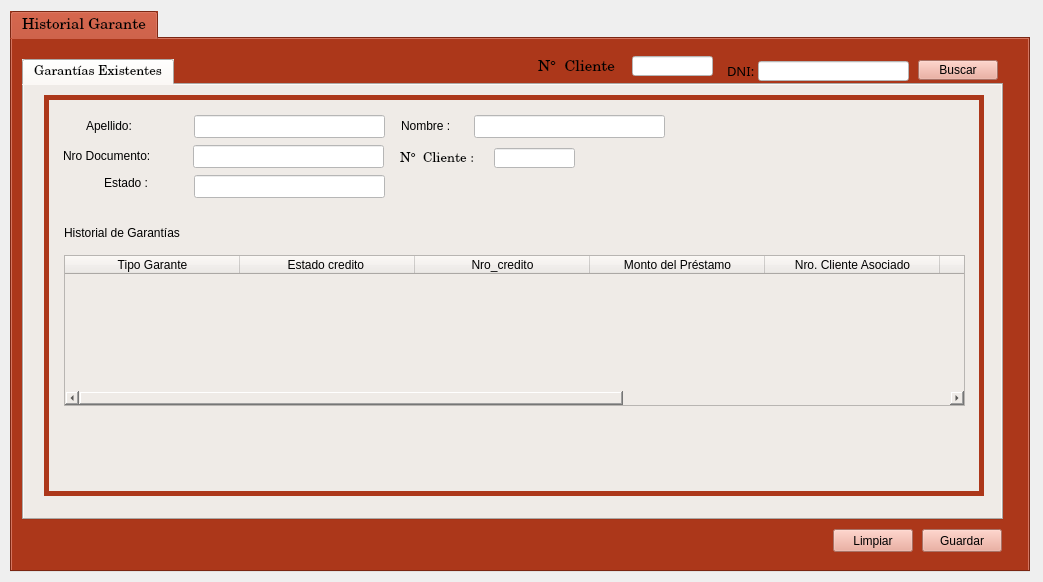
<?xml version="1.0" encoding="UTF-8"?>
<ui version="4.0">
 <class>form_garante_historial</class>
 <widget class="QWidget" name="form_garante_historial">
  <property name="geometry">
   <rect>
    <x>0</x>
    <y>0</y>
    <width>1043</width>
    <height>582</height>
   </rect>
  </property>
  <property name="windowTitle">
   <string>Historial Garante</string>
  </property>
  <property name="styleSheet">
   <string notr="true">selection-background-color: rgb(222, 222, 222);
selection-color: rgb(0, 0, 0);</string>
  </property>
  <widget class="QTabWidget" name="tabWidget">
   <property name="geometry">
    <rect>
     <x>10</x>
     <y>11</y>
     <width>1020</width>
     <height>561</height>
    </rect>
   </property>
   <property name="palette">
    <palette>
     <active>
      <colorrole role="Button">
       <brush brushstyle="SolidPattern">
        <color alpha="255">
         <red>172</red>
         <green>55</green>
         <blue>26</blue>
        </color>
       </brush>
      </colorrole>
      <colorrole role="Base">
       <brush brushstyle="SolidPattern">
        <color alpha="255">
         <red>172</red>
         <green>55</green>
         <blue>26</blue>
        </color>
       </brush>
      </colorrole>
      <colorrole role="Window">
       <brush brushstyle="SolidPattern">
        <color alpha="255">
         <red>172</red>
         <green>55</green>
         <blue>26</blue>
        </color>
       </brush>
      </colorrole>
      <colorrole role="Highlight">
       <brush brushstyle="SolidPattern">
        <color alpha="255">
         <red>255</red>
         <green>170</green>
         <blue>127</blue>
        </color>
       </brush>
      </colorrole>
      <colorrole role="HighlightedText">
       <brush brushstyle="SolidPattern">
        <color alpha="255">
         <red>0</red>
         <green>0</green>
         <blue>0</blue>
        </color>
       </brush>
      </colorrole>
     </active>
     <inactive>
      <colorrole role="Button">
       <brush brushstyle="SolidPattern">
        <color alpha="255">
         <red>172</red>
         <green>55</green>
         <blue>26</blue>
        </color>
       </brush>
      </colorrole>
      <colorrole role="Base">
       <brush brushstyle="SolidPattern">
        <color alpha="255">
         <red>172</red>
         <green>55</green>
         <blue>26</blue>
        </color>
       </brush>
      </colorrole>
      <colorrole role="Window">
       <brush brushstyle="SolidPattern">
        <color alpha="255">
         <red>172</red>
         <green>55</green>
         <blue>26</blue>
        </color>
       </brush>
      </colorrole>
      <colorrole role="Highlight">
       <brush brushstyle="SolidPattern">
        <color alpha="255">
         <red>255</red>
         <green>170</green>
         <blue>127</blue>
        </color>
       </brush>
      </colorrole>
      <colorrole role="HighlightedText">
       <brush brushstyle="SolidPattern">
        <color alpha="255">
         <red>0</red>
         <green>0</green>
         <blue>0</blue>
        </color>
       </brush>
      </colorrole>
     </inactive>
     <disabled>
      <colorrole role="Button">
       <brush brushstyle="SolidPattern">
        <color alpha="255">
         <red>172</red>
         <green>55</green>
         <blue>26</blue>
        </color>
       </brush>
      </colorrole>
      <colorrole role="Base">
       <brush brushstyle="SolidPattern">
        <color alpha="255">
         <red>172</red>
         <green>55</green>
         <blue>26</blue>
        </color>
       </brush>
      </colorrole>
      <colorrole role="Window">
       <brush brushstyle="SolidPattern">
        <color alpha="255">
         <red>172</red>
         <green>55</green>
         <blue>26</blue>
        </color>
       </brush>
      </colorrole>
      <colorrole role="Highlight">
       <brush brushstyle="SolidPattern">
        <color alpha="255">
         <red>255</red>
         <green>170</green>
         <blue>127</blue>
        </color>
       </brush>
      </colorrole>
      <colorrole role="HighlightedText">
       <brush brushstyle="SolidPattern">
        <color alpha="255">
         <red>0</red>
         <green>0</green>
         <blue>0</blue>
        </color>
       </brush>
      </colorrole>
     </disabled>
    </palette>
   </property>
   <property name="font">
    <font>
     <family>Century Schoolbook L</family>
     <pointsize>11</pointsize>
     <weight>9</weight>
     <italic>false</italic>
     <bold>false</bold>
    </font>
   </property>
   <property name="styleSheet">
    <string notr="true">background-color: rgb(172, 55, 26);
font:  75 11pt &quot;Century Schoolbook L&quot;;
selection-background-color: rgb(255, 170, 127);</string>
   </property>
   <property name="currentIndex">
    <number>0</number>
   </property>
   <widget class="QWidget" name="tab">
    <attribute name="icon">
     <iconset>
      <normalon>Íconos/silueta-masculina-de-usuario.png</normalon>
     </iconset>
    </attribute>
    <attribute name="title">
     <string>Historial Garante</string>
    </attribute>
    <widget class="QTabWidget" name="tabWidget_2">
     <property name="geometry">
      <rect>
       <x>10</x>
       <y>20</y>
       <width>981</width>
       <height>461</height>
      </rect>
     </property>
     <property name="font">
      <font>
       <family>Century Schoolbook L</family>
       <pointsize>10</pointsize>
       <weight>9</weight>
       <italic>false</italic>
       <bold>false</bold>
      </font>
     </property>
     <property name="styleSheet">
      <string notr="true">background-color: rgb(239, 235, 231);
font:  75 10Pt &quot;Century Schoolbook L&quot;;
</string>
     </property>
     <property name="currentIndex">
      <number>0</number>
     </property>
     <widget class="QWidget" name="tab_6">
      <attribute name="icon">
       <iconset>
        <normalon>Íconos/calidad-de-la-pagina.png</normalon>
       </iconset>
      </attribute>
      <attribute name="title">
       <string>Garantías Existentes</string>
      </attribute>
      <widget class="QGroupBox" name="groupBox_3">
       <property name="geometry">
        <rect>
         <x>20</x>
         <y>10</y>
         <width>940</width>
         <height>401</height>
        </rect>
       </property>
       <property name="styleSheet">
        <string notr="true">QGroupBox{
background-color: rgb(239, 235, 231);
border-style: solid;
border-width: 5px;
border-color: rgb(172, 55, 26);
}

QLineEdit{
background-color: rgb(255, 255, 255);
}

QTextEdit{
background-color: rgb(255, 255, 255);
}

QComboBox{
background-color: rgb(255, 255, 255);
}

QDateEdit{
background-color: rgb(255, 255, 255);
}

QPushButton{
background-color: rgb(253, 194, 179);
}

QLabel{
background-color: rgb(239, 235, 231);
}

</string>
       </property>
       <property name="title">
        <string/>
       </property>
       <widget class="QTableWidget" name="tw_garantes_lista">
        <property name="geometry">
         <rect>
          <x>20</x>
          <y>160</y>
          <width>901</width>
          <height>151</height>
         </rect>
        </property>
        <property name="styleSheet">
         <string notr="true">background-color: rgb(239, 235, 231);
</string>
        </property>
        <property name="selectionBehavior">
         <enum>QAbstractItemView::SelectRows</enum>
        </property>
        <attribute name="horizontalHeaderDefaultSectionSize">
         <number>175</number>
        </attribute>
        <column>
         <property name="text">
          <string>Tipo Garante</string>
         </property>
        </column>
        <column>
         <property name="text">
          <string>Estado credito </string>
         </property>
        </column>
        <column>
         <property name="text">
          <string>Nro_credito</string>
         </property>
        </column>
        <column>
         <property name="text">
          <string>Monto del Préstamo</string>
         </property>
        </column>
        <column>
         <property name="text">
          <string>Nro. Cliente Asociado</string>
         </property>
        </column>
        <column>
         <property name="text">
          <string>DNI Asociado</string>
         </property>
        </column>
        <column>
         <property name="text">
          <string>Apellido Asociado</string>
         </property>
        </column>
        <column>
         <property name="text">
          <string>Nombre Asociado</string>
         </property>
        </column>
       </widget>
       <widget class="QLabel" name="label_51">
        <property name="geometry">
         <rect>
          <x>19</x>
          <y>51</y>
          <width>111</width>
          <height>20</height>
         </rect>
        </property>
        <property name="text">
         <string>Nro Documento:</string>
        </property>
       </widget>
       <widget class="QLineEdit" name="lne_garante_nro_doc">
        <property name="geometry">
         <rect>
          <x>149</x>
          <y>50</y>
          <width>191</width>
          <height>23</height>
         </rect>
        </property>
        <property name="text">
         <string/>
        </property>
       </widget>
       <widget class="QLineEdit" name="lne_garante_apellido">
        <property name="geometry">
         <rect>
          <x>150</x>
          <y>20</y>
          <width>191</width>
          <height>23</height>
         </rect>
        </property>
        <property name="text">
         <string/>
        </property>
       </widget>
       <widget class="QLabel" name="label_4">
        <property name="geometry">
         <rect>
          <x>357</x>
          <y>23</y>
          <width>71</width>
          <height>16</height>
         </rect>
        </property>
        <property name="text">
         <string>Nombre :</string>
        </property>
       </widget>
       <widget class="QLabel" name="label_29">
        <property name="geometry">
         <rect>
          <x>42</x>
          <y>23</y>
          <width>61</width>
          <height>16</height>
         </rect>
        </property>
        <property name="text">
         <string>Apellido:</string>
        </property>
       </widget>
       <widget class="QLineEdit" name="lne_garante_nombre">
        <property name="geometry">
         <rect>
          <x>430</x>
          <y>20</y>
          <width>191</width>
          <height>23</height>
         </rect>
        </property>
        <property name="text">
         <string/>
        </property>
       </widget>
       <widget class="QLabel" name="label_23">
        <property name="geometry">
         <rect>
          <x>60</x>
          <y>80</y>
          <width>61</width>
          <height>16</height>
         </rect>
        </property>
        <property name="text">
         <string>Estado :</string>
        </property>
       </widget>
       <widget class="QLineEdit" name="lne_garante_estado">
        <property name="geometry">
         <rect>
          <x>150</x>
          <y>80</y>
          <width>191</width>
          <height>23</height>
         </rect>
        </property>
        <property name="text">
         <string/>
        </property>
       </widget>
       <widget class="QLabel" name="label_32">
        <property name="geometry">
         <rect>
          <x>356</x>
          <y>56</y>
          <width>81</width>
          <height>16</height>
         </rect>
        </property>
        <property name="font">
         <font>
          <family>Century Schoolbook L</family>
          <pointsize>10</pointsize>
          <weight>9</weight>
          <italic>false</italic>
          <bold>false</bold>
         </font>
        </property>
        <property name="text">
         <string>N°  Cliente :</string>
        </property>
       </widget>
       <widget class="QLineEdit" name="lne_garante_nro_cliente_2">
        <property name="geometry">
         <rect>
          <x>450</x>
          <y>53</y>
          <width>81</width>
          <height>20</height>
         </rect>
        </property>
        <property name="styleSheet">
         <string notr="true">background-color: rgb(255, 255, 255);</string>
        </property>
        <property name="text">
         <string/>
        </property>
       </widget>
       <widget class="QLabel" name="label">
        <property name="geometry">
         <rect>
          <x>20</x>
          <y>130</y>
          <width>151</width>
          <height>16</height>
         </rect>
        </property>
        <property name="text">
         <string>Historial de Garantías </string>
        </property>
       </widget>
      </widget>
     </widget>
    </widget>
    <widget class="QPushButton" name="boton_limpiar">
     <property name="geometry">
      <rect>
       <x>821</x>
       <y>490</y>
       <width>80</width>
       <height>23</height>
      </rect>
     </property>
     <property name="styleSheet">
      <string notr="true">background-color: rgb(235, 160, 143);
font: 75 10pt &quot;KacstOne&quot;;
</string>
     </property>
     <property name="text">
      <string>Limpiar</string>
     </property>
    </widget>
    <widget class="QPushButton" name="boton_guardar">
     <property name="geometry">
      <rect>
       <x>910</x>
       <y>490</y>
       <width>80</width>
       <height>23</height>
      </rect>
     </property>
     <property name="styleSheet">
      <string notr="true">background-color: rgb(235, 160, 143);
font: 75 10pt &quot;KacstOne&quot;;
</string>
     </property>
     <property name="text">
      <string>Guardar</string>
     </property>
    </widget>
    <widget class="QLineEdit" name="lne_garante_nro_cliente">
     <property name="geometry">
      <rect>
       <x>620</x>
       <y>17</y>
       <width>81</width>
       <height>20</height>
      </rect>
     </property>
     <property name="styleSheet">
      <string notr="true">background-color: rgb(255, 255, 255);</string>
     </property>
     <property name="text">
      <string/>
     </property>
    </widget>
    <widget class="QLabel" name="label_31">
     <property name="geometry">
      <rect>
       <x>526</x>
       <y>20</y>
       <width>81</width>
       <height>16</height>
      </rect>
     </property>
     <property name="font">
      <font>
       <family>Century Schoolbook L</family>
       <pointsize>11</pointsize>
       <weight>9</weight>
       <italic>false</italic>
       <bold>false</bold>
      </font>
     </property>
     <property name="text">
      <string>N°  Cliente :</string>
     </property>
    </widget>
   </widget>
  </widget>
  <widget class="QPushButton" name="boton_buscar">
   <property name="geometry">
    <rect>
     <x>918</x>
     <y>60</y>
     <width>80</width>
     <height>20</height>
    </rect>
   </property>
   <property name="styleSheet">
    <string notr="true">background-color: rgb(235, 160, 143);
font: 75 10pt &quot;KacstOne&quot;;</string>
   </property>
   <property name="text">
    <string>Buscar</string>
   </property>
  </widget>
  <widget class="QLabel" name="label_121">
   <property name="geometry">
    <rect>
     <x>727</x>
     <y>63</y>
     <width>31</width>
     <height>16</height>
    </rect>
   </property>
   <property name="font">
    <font>
     <family>KacstOne</family>
     <pointsize>10</pointsize>
     <weight>9</weight>
     <italic>false</italic>
     <bold>false</bold>
    </font>
   </property>
   <property name="styleSheet">
    <string notr="true">background-color: rgb(172, 55, 26);
font: 75 10pt &quot;KacstOne&quot;;</string>
   </property>
   <property name="text">
    <string>DNI:</string>
   </property>
  </widget>
  <widget class="QLineEdit" name="lne_garante_nro_doc_nuevo">
   <property name="geometry">
    <rect>
     <x>758</x>
     <y>61</y>
     <width>151</width>
     <height>20</height>
    </rect>
   </property>
   <property name="styleSheet">
    <string notr="true">background-color: rgb(255, 255, 255);</string>
   </property>
   <property name="text">
    <string/>
   </property>
  </widget>
 </widget>
 <resources/>
 <connections>
  <connection>
   <sender>boton_limpiar</sender>
   <signal>clicked()</signal>
   <receiver>lne_garante_estado</receiver>
   <slot>clear()</slot>
   <hints>
    <hint type="sourcelabel">
     <x>878</x>
     <y>545</y>
    </hint>
    <hint type="destinationlabel">
     <x>290</x>
     <y>201</y>
    </hint>
   </hints>
  </connection>
  <connection>
   <sender>boton_limpiar</sender>
   <signal>clicked()</signal>
   <receiver>lne_garante_nro_cliente_2</receiver>
   <slot>clear()</slot>
   <hints>
    <hint type="sourcelabel">
     <x>875</x>
     <y>537</y>
    </hint>
    <hint type="destinationlabel">
     <x>526</x>
     <y>166</y>
    </hint>
   </hints>
  </connection>
  <connection>
   <sender>boton_limpiar</sender>
   <signal>clicked()</signal>
   <receiver>lne_garante_nro_doc</receiver>
   <slot>clear()</slot>
   <hints>
    <hint type="sourcelabel">
     <x>870</x>
     <y>544</y>
    </hint>
    <hint type="destinationlabel">
     <x>354</x>
     <y>164</y>
    </hint>
   </hints>
  </connection>
  <connection>
   <sender>boton_limpiar</sender>
   <signal>clicked()</signal>
   <receiver>lne_garante_apellido</receiver>
   <slot>clear()</slot>
   <hints>
    <hint type="sourcelabel">
     <x>833</x>
     <y>533</y>
    </hint>
    <hint type="destinationlabel">
     <x>371</x>
     <y>138</y>
    </hint>
   </hints>
  </connection>
  <connection>
   <sender>boton_limpiar</sender>
   <signal>clicked()</signal>
   <receiver>lne_garante_nombre</receiver>
   <slot>clear()</slot>
   <hints>
    <hint type="sourcelabel">
     <x>898</x>
     <y>548</y>
    </hint>
    <hint type="destinationlabel">
     <x>620</x>
     <y>134</y>
    </hint>
   </hints>
  </connection>
  <connection>
   <sender>boton_limpiar</sender>
   <signal>clicked()</signal>
   <receiver>lne_garante_nro_doc_nuevo</receiver>
   <slot>clear()</slot>
   <hints>
    <hint type="sourcelabel">
     <x>907</x>
     <y>549</y>
    </hint>
    <hint type="destinationlabel">
     <x>791</x>
     <y>73</y>
    </hint>
   </hints>
  </connection>
  <connection>
   <sender>boton_limpiar</sender>
   <signal>clicked()</signal>
   <receiver>lne_garante_nro_cliente</receiver>
   <slot>clear()</slot>
   <hints>
    <hint type="sourcelabel">
     <x>898</x>
     <y>550</y>
    </hint>
    <hint type="destinationlabel">
     <x>661</x>
     <y>70</y>
    </hint>
   </hints>
  </connection>
 </connections>
</ui>
